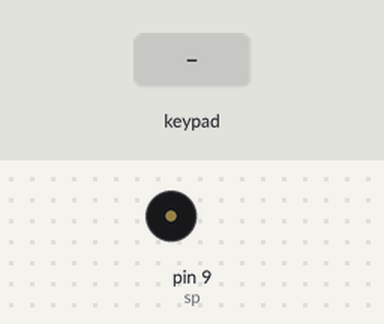
Recording of a sketch running on a simulated Arduino Uno, built with avr-gcc and run on an emulated ATmega328P. On the bench: buzzer (waves = sounding). Inputs (shaded band) come from the test bench.

Above: at 1.2 s.
1.3 s: keypad keys 1 7 1 6 1 5 1 4 pressed 0.4 s apart
At 1.7 s:
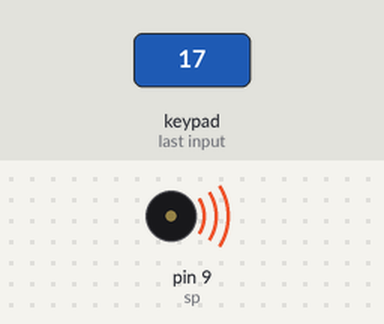
Timing chart, 0 to 6.9 s (numbered marks = the images above; inputs shaded):
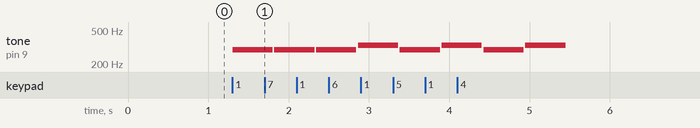

Measured:
- after the input at 1.3 s, tone on pin 9 (sp): plays 294 Hz for 0.50 s, 294 Hz for 0.50 s, 294 Hz for 0.50 s, 330 Hz for 0.50 s, 294 Hz for 0.50 s, 330 Hz for 0.50 s … (8 notes in this stretch), starting at once

The sketch:

06050713.2.ino
```cpp
#include <Keypad.h>
const byte ROWS = 4;
const byte COLS = 4;
const byte sp=9;


#define NOTE_C3  131
#define NOTE_CS3 139
#define NOTE_D3  147
#define NOTE_DS3 156
#define NOTE_E3  165
#define NOTE_F3  175
#define NOTE_FS3 185
#define NOTE_G3  196
#define NOTE_GS3 208
#define NOTE_A3  220
#define NOTE_AS3 233
#define NOTE_B3  247
#define NOTE_C4  262
#define NOTE_CS4 277
#define NOTE_D4  294
#define NOTE_DS4 311
#define NOTE_E4  330
#define NOTE_F4  349
#define NOTE_FS4 370
#define NOTE_G4  392
#define NOTE_GS4 415
#define NOTE_A4  440
#define NOTE_AS4 466
#define NOTE_B4  494
#define WHOLE 1 //全分符
#define HALF 0.5 //半分符
#define QUARTER 0.25
#define EIGHTH 0.125
#define SIXTEENTH 0.0625

int turn[]={NOTE_E4,NOTE_D4,NOTE_C4,NOTE_D4,NOTE_E4,NOTE_E4,NOTE_E4,NOTE_D4,NOTE_D4,NOTE_D4,NOTE_E4,NOTE_E4,NOTE_E4,NOTE_E4,NOTE_D4,NOTE_C4,NOTE_D4,NOTE_E4,NOTE_E4,NOTE_E4,NOTE_D4,NOTE_D4,NOTE_E4,NOTE_D4,NOTE_C4,NOTE_C4,NOTE_C4};
float b[]={QUARTER,QUARTER,QUARTER,QUARTER,QUARTER,QUARTER,HALF,QUARTER,QUARTER,HALF,QUARTER,QUARTER,HALF,QUARTER,QUARTER,QUARTER,QUARTER,QUARTER,QUARTER,HALF,QUARTER,QUARTER,QUARTER,QUARTER,QUARTER,QUARTER,HALF};
int a;
int c=0;
char keys[ROWS][COLS] = {
{'F', 'B', 'A', '2'}, {'E','3','0', '1'},
{'D', '6', '5', '4'}, {'C', '9', '8', '7'}
};

byte rowPins[ROWS] = {17,16,15,14};
byte colPins[COLS] = {13,12,11,10};
Keypad keypad = Keypad( makeKeymap(keys), rowPins,colPins, ROWS, COLS );

void setup() {
  pinMode(sp,OUTPUT);
  a=sizeof(turn);
 sizeof(turn[0]);
 Serial.begin(9600);
}

void loop() {
char key = keypad.getKey(); // 讀取 Keypad
if (key != NO_KEY){
  if(key>='A'&&key<='F')
  {
    c=key-'A'+10;
  }
  else
    c=key-'0';
tone(sp,turn[c]);
delay(500);
noTone(sp);
}


}
```
